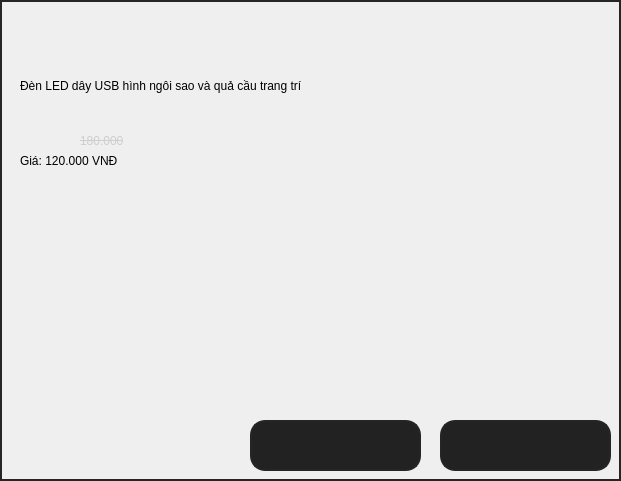
           <widget class="QWidget" name="widget_58" native="true">
            <property name="geometry">
             <rect>
              <x>570</x>
              <y>0</y>
              <width>621</width>
              <height>481</height>
             </rect>
            </property>
            <property name="styleSheet">
             <string notr="true">border: 2px solid rgb(37, 37, 37);
color: black;
font: 75 16pt &quot;MS Shell Dlg 2&quot;;</string>
            </property>
            <widget class="QLabel" name="label_80">
             <property name="geometry">
              <rect>
               <x>20</x>
               <y>30</y>
               <width>441</width>
               <height>111</height>
              </rect>
             </property>
             <property name="styleSheet">
              <string notr="true">border: 0;
background-color: 0</string>
             </property>
             <property name="text">
              <string>Đèn LED dây USB hình ngôi sao và quả cầu trang trí</string>
             </property>
             <property name="wordWrap">
              <bool>true</bool>
             </property>
            </widget>
            <widget class="QLabel" name="label_81">
             <property name="geometry">
              <rect>
               <x>20</x>
               <y>150</y>
               <width>441</width>
               <height>21</height>
              </rect>
             </property>
             <property name="styleSheet">
              <string notr="true">border: 0;
background-color: 0</string>
             </property>
             <property name="text">
              <string>Giá: 120.000 VNĐ</string>
             </property>
            </widget>
            <widget class="QLabel" name="label_82">
             <property name="geometry">
              <rect>
               <x>80</x>
               <y>130</y>
               <width>161</width>
               <height>21</height>
              </rect>
             </property>
             <property name="styleSheet">
              <string notr="true">border: 0;
background-color: 0;
text-decoration: line-through;
font: 75 12pt &quot;MS Shell Dlg 2&quot;;
color: rgb(206, 206, 206);</string>
             </property>
             <property name="text">
              <string>180.000</string>
             </property>
            </widget>
            <widget class="QPushButton" name="bt_addsao">
             <property name="geometry">
              <rect>
               <x>250</x>
               <y>420</y>
               <width>171</width>
               <height>51</height>
              </rect>
             </property>
             <property name="styleSheet">
              <string notr="true">background-color: rgb(34, 34, 34);
border-radius: 15px</string>
             </property>
             <property name="text">
              <string/>
             </property>
             <property name="icon">
              <iconset>
               <normaloff>But_img/add.png</normaloff>But_img/add.png</iconset>
             </property>
             <property name="iconSize">
              <size>
               <width>400</width>
               <height>400</height>
              </size>
             </property>
            </widget>
            <widget class="QPushButton" name="bt_buysao">
             <property name="geometry">
              <rect>
               <x>440</x>
               <y>420</y>
               <width>171</width>
               <height>51</height>
              </rect>
             </property>
             <property name="styleSheet">
              <string notr="true">background-color: rgb(34, 34, 34);
border-radius: 15px</string>
             </property>
             <property name="text">
              <string/>
             </property>
             <property name="icon">
              <iconset>
               <normaloff>But_img/buy.png</normaloff>But_img/buy.png</iconset>
             </property>
             <property name="iconSize">
              <size>
               <width>400</width>
               <height>400</height>
              </size>
             </property>
            </widget>
           </widget>
